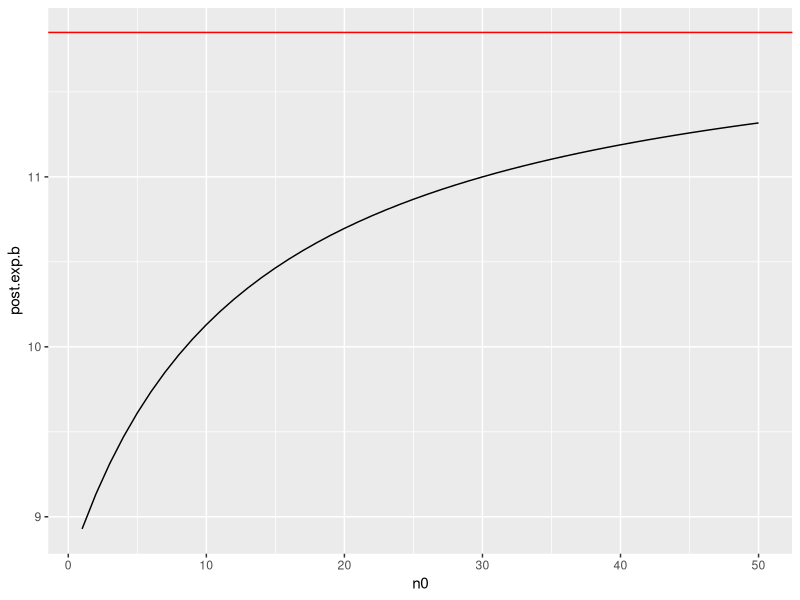
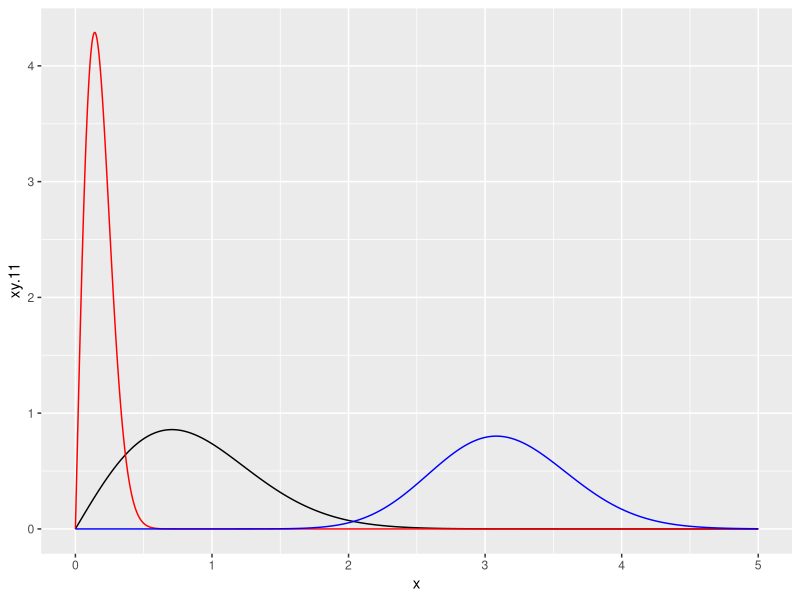

Here is the R script that generated these plots, in order:
## ---- chunk 1
knitr::opts_chunk$set(echo = TRUE)
library(ggplot2)
## ---- chunk 2
y.a = c(12,9,12,14,13,13,15,8,15,6)
y.b = c(11,11,10,9,9,8,7,10,6,8,8,9,7)

a.a = 120; a.b = 10
b.a = 12 ; b.b = 1
n.y.a = length(y.a)
n.y.b = length(y.b)
sumy.a = sum(y.a)
sumy.b = sum(y.b)
post.a.a = a.a + sumy.a
post.a.b = n.y.a + a.b

post.b.a = b.a + sumy.b
post.b.b = n.y.b + b.b
## ---- chunk 3
post.mean.a = post.a.a / post.a.b
post.var.a = post.a.a / post.a.b ^2
post.mean.a
post.var.a
qgamma(c(.025,.975), post.a.a,post.a.b)

post.mean.b = post.b.b / post.b.b
post.var.b = post.b.b / post.b.b ^2
post.mean.b
post.var.b
qgamma(c(.025,.975), post.b.b,post.b.b)
## ---- chunk 4
n0 = 1:50
post.b.a.n = 12*n0 + sumy.b
post.b.b.n = n.y.b + n0
post.exp.b = post.b.a.n / post.b.b.n
n0.plot.frame = data.frame(n0,post.exp.b)
plot.exp = ggplot(n0.plot.frame, aes(x= n0, y = post.exp.b))
plot.exp + geom_line() + geom_hline(yintercept = post.mean.a, color = "red")
## ---- chunk 5
galenshore = function(y,a,theta){
  (2 / gamma(a)) * theta^(2*a) * y^(2*a - 1) * exp(-theta^2*y^2)
}

x = seq(0,5, by = .001)
xy.11 = galenshore(x,1,1)
xy.15 = galenshore(x,1,5)
xy.101 = galenshore(x,10,1)
galen.data.frame = data.frame(cbind(x,xy.11,xy.15,xy.101))
#curve(galenshore(x,1,1),ylim = c(0,4.5), xlim = c(0,5))
#curve(galenshore(x,1,5), add = TRUE, col = "red")
#curve(galenshore(x,10,5), add = TRUE, col = "blue")

f = ggplot(data = galen.data.frame, aes(x = x), ylim = c(0,5))
f + geom_line(aes(y = xy.11), color = "black") +
  geom_line(aes(y = xy.15), color = "red") +
  geom_line(aes(y = xy.101), color = "blue")
 
## ---- chunk 6
n.2 = 50
sum.x.2 = 30
n.1 = 100
sum.x.1 = 57
alpha = 1
beta = 1
post.alpha.1 = sum.x.1 + alpha
post.beta.1 = n.1 - sum.x.1 + beta
post.alpha.2 = sum.x.2 + alpha
post.beta.2 = n.2 - sum.x.2 + beta
## ---- chunk 7
theta1 = rgamma(5000, post.alpha.1, post.beta.1)
theta2 = rgamma(5000, post.alpha.2, post.beta.2)

theta.both = mean(theta2 > theta1)
theta.both
## ---- chunk 8

## ---- chunk 9

## ---- chunk 10

